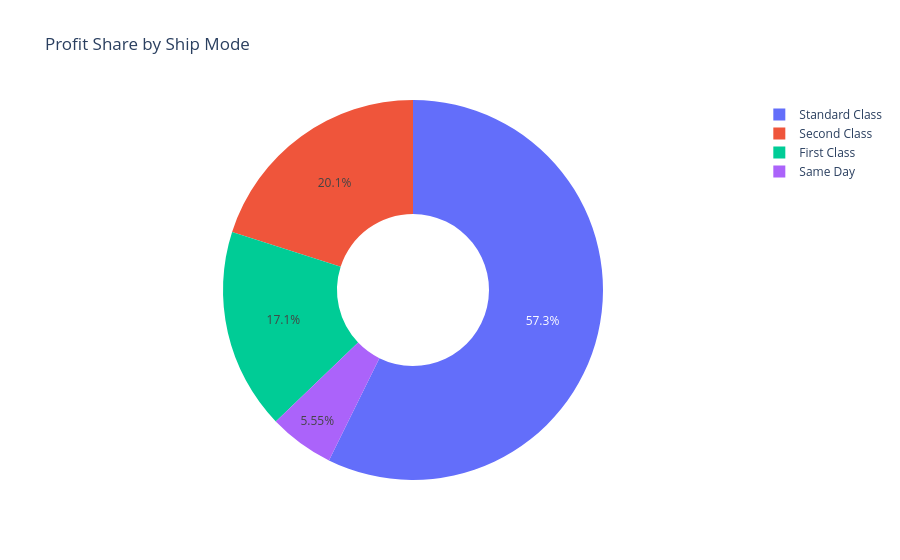

The notebook cell saved with this chart:
### Markdown cell above
## 9. Profit Share by Ship Mode (Donut Chart)

### Code cell
if set(['Ship Mode','Profit']).issubset(df.columns):
    ship_profit = df.groupby('Ship Mode')['Profit'].sum().reset_index()
    fig = go.Figure(data=[go.Pie(labels=ship_profit['Ship Mode'], values=ship_profit['Profit'], hole=0.4)])
    fig.update_layout(title_text='Profit Share by Ship Mode')
    fig.show()

### Figure 1 — Plotly figure (JSON) as saved in the notebook; plotly's stock layout.template omitted (floating-point values rounded to 4 significant figures)
{"data": [{"hole": 0.4, "labels": ["First Class", "Same Day", "Second Class", "Standard Class"], "type": "pie", "values": [48970.0, 15890.0, 57450.0, 164100.0]}], "layout": {"title": {"text": "Profit Share by Ship Mode"}}}
